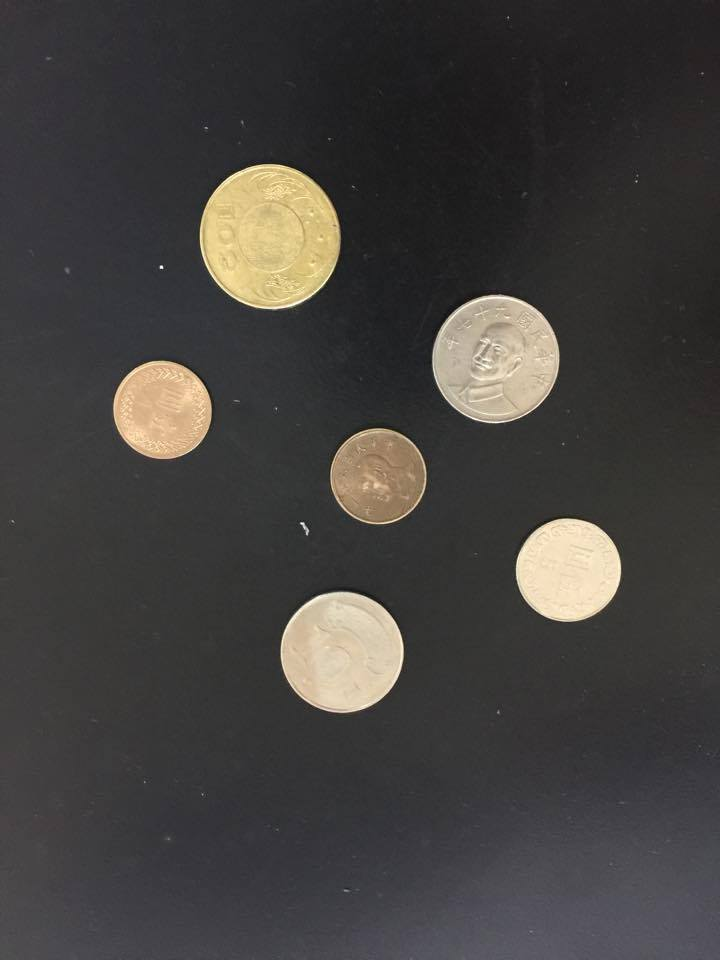
#> input picture coins2.jpg, 720 x 960 px
$ jupyter execute Coins.ipynb   (shell and % lines are left out)
#> lines starting #> are read from the running program, lines starting #| are printed output that depends on the picture; after the words box and inside, x2 and y2 are one past the last pixel; in counts of white or black regions, pixels touching at a corner belong together
[cell 1]
import matplotlib.image as img
import matplotlib.pyplot as plt
import matplotlib.patches as mpatches

from skimage import data
from skimage.filters import threshold_otsu
from skimage.segmentation import clear_border
from skimage.measure import label, regionprops
from skimage.morphology import closing, square
from skimage.color import label2rgb


image = img.imread('coins2.jpg')
#> image is the input picture: shape (960, 720, 3); mean R, G, B 67.3, 64.8, 62.5
redComp = image[:,:,0]
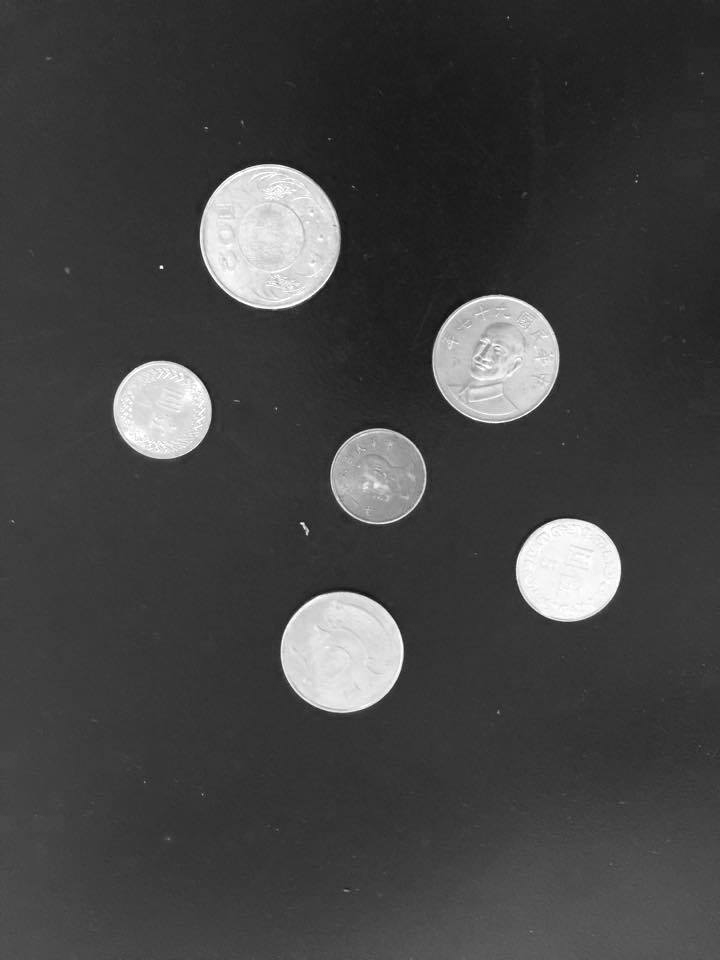
#> redComp: shape (960, 720); min 11, max 255, mean 67.3
plt.imshow(redComp)


# apply threshold
thresh = threshold_otsu(redComp)
#> thresh = 132
bw = closing(redComp > thresh, square(3))
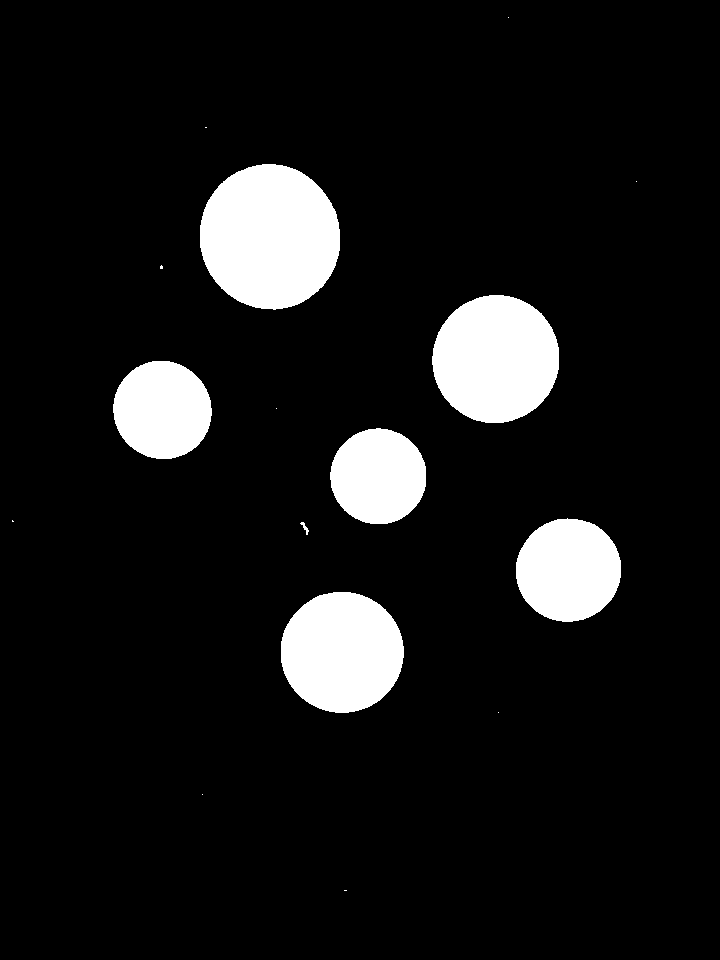
#> bw: shape (960, 720) bool; 9.3% white; 16 white regions (9 under 20 px), largest, box (x1, y1, x2, y2) and area: (200, 164, 340, 310) 16035, (432, 295, 559, 423) 12771, (281, 592, 404, 713) 11709

# remove artifacts connected to image border
cleared = clear_border(bw)

# label image regions
label_image = label(cleared)
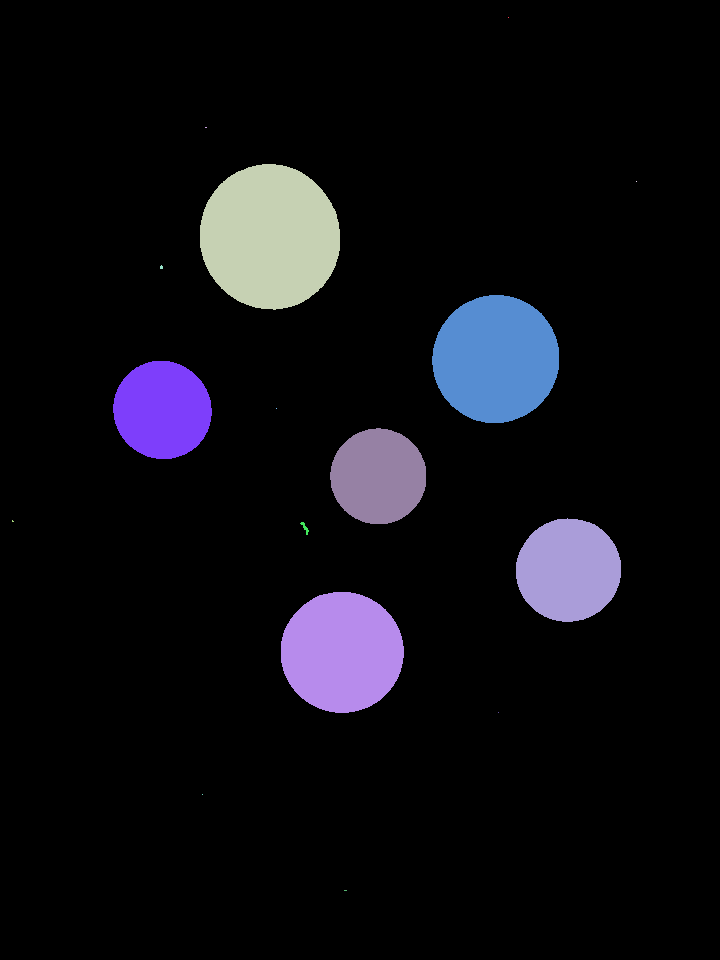
#> label_image: shape (960, 720) int32; 17 distinct labels, from 0 to 16; one colour per label, 0 black
image_label_overlay = label2rgb(label_image, image=redComp)
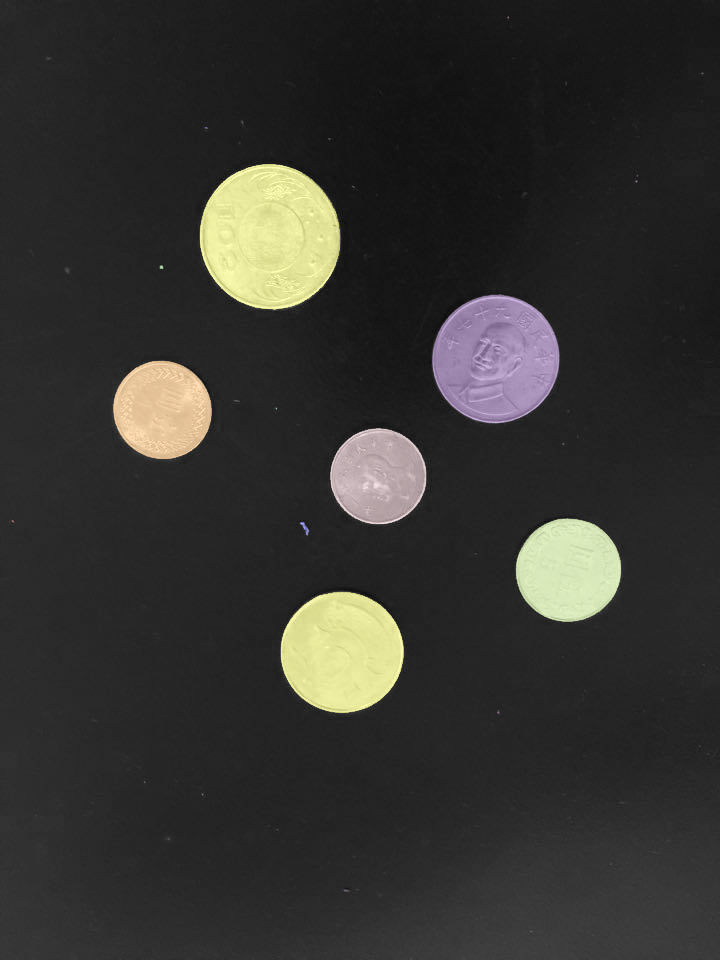
#> image_label_overlay: shape (960, 720, 3) float64; mean R, G, B 0.207, 0.204, 0.191

fig, ax = plt.subplots(figsize=(10, 6))
ax.imshow(image_label_overlay)

diameter = []
for region in regionprops(label_image):
    # take regions with large enough areas
    if region.area >= 100:
        # draw rectangle around segmented coins
        minr, minc, maxr, maxc = region.bbox
        rect = mpatches.Rectangle((minc, minr), maxc - minc, maxr - minr,
                                  fill=False, edgecolor='red', linewidth=2)
        ax.add_patch(rect)

        width = maxc-minc
        height = maxr-minr
        avgDiameter = (width+height)/2
        diameter.append(avgDiameter)
#> this loop made 16 passes
#> (minr, minc, maxr, maxc, width, height, avgDiameter) on passes 3, 6, 7, 9, 10, 13: (164, 200, 310, 340, 140, 146, 143), (295, 432, 423, 559, 127, 128, 127.5), (361, 113, 459, 212, 99, 98, 98.5), (428, 330, 524, 426, 96, 96, 96), (518, 516, 622, 621, 105, 104, 104.5), (592, 281, 713, 404, 123, 121, 122)
#> after the loop, diameter = [143, 127.5, 98.5, 96, 104.5, 122]
print(diameter)
#| [143.0, 127.5, 98.5, 96.0, 104.5, 122.0]


# count how much you have
money = 0
for d in diameter:
    if 140 <= d:
        money += 50
    elif 120 <= d < 140:
        money += 10
    elif 100 <= d < 120:
        money += 5
    elif d < 100:
        money += 1
#> this loop made 6 passes
#> (d, money) on passes 1 to 6: (143, 50), (127.5, 60), (98.5, 61), (96, 62), (104.5, 67), (122, 77)
#> after the loop, money = 77
print('I have {} NTD'.format(money))
#| I have 77 NTD

ax.set_axis_off()
plt.tight_layout()
plt.show()
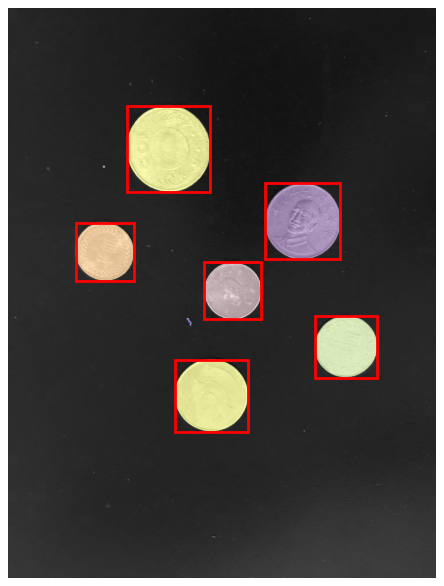
#> figure drawn by matplotlib, 1 panel
